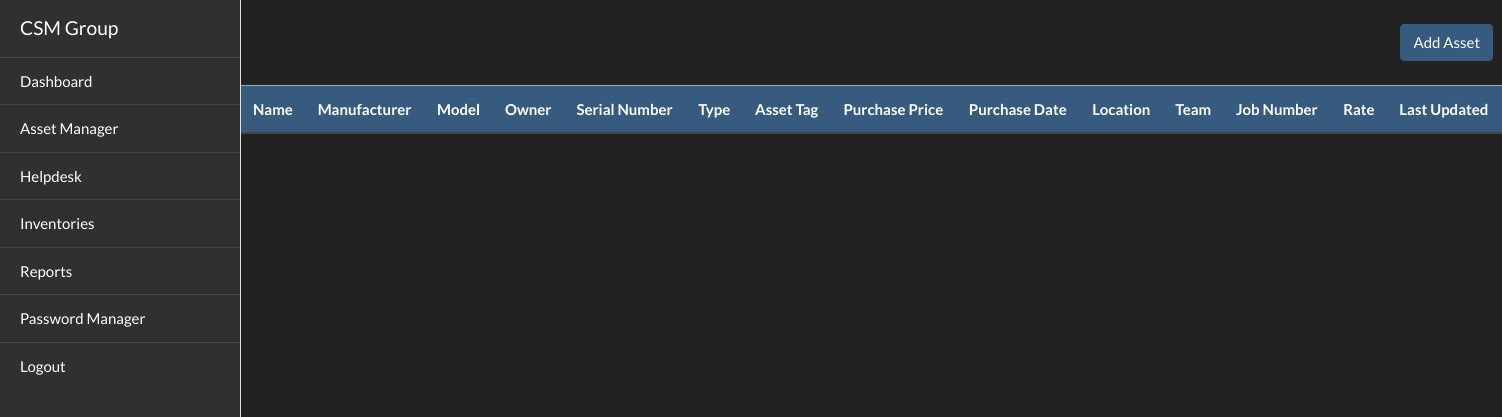
Page /src/index.php/assetmanager on the earlier database version.
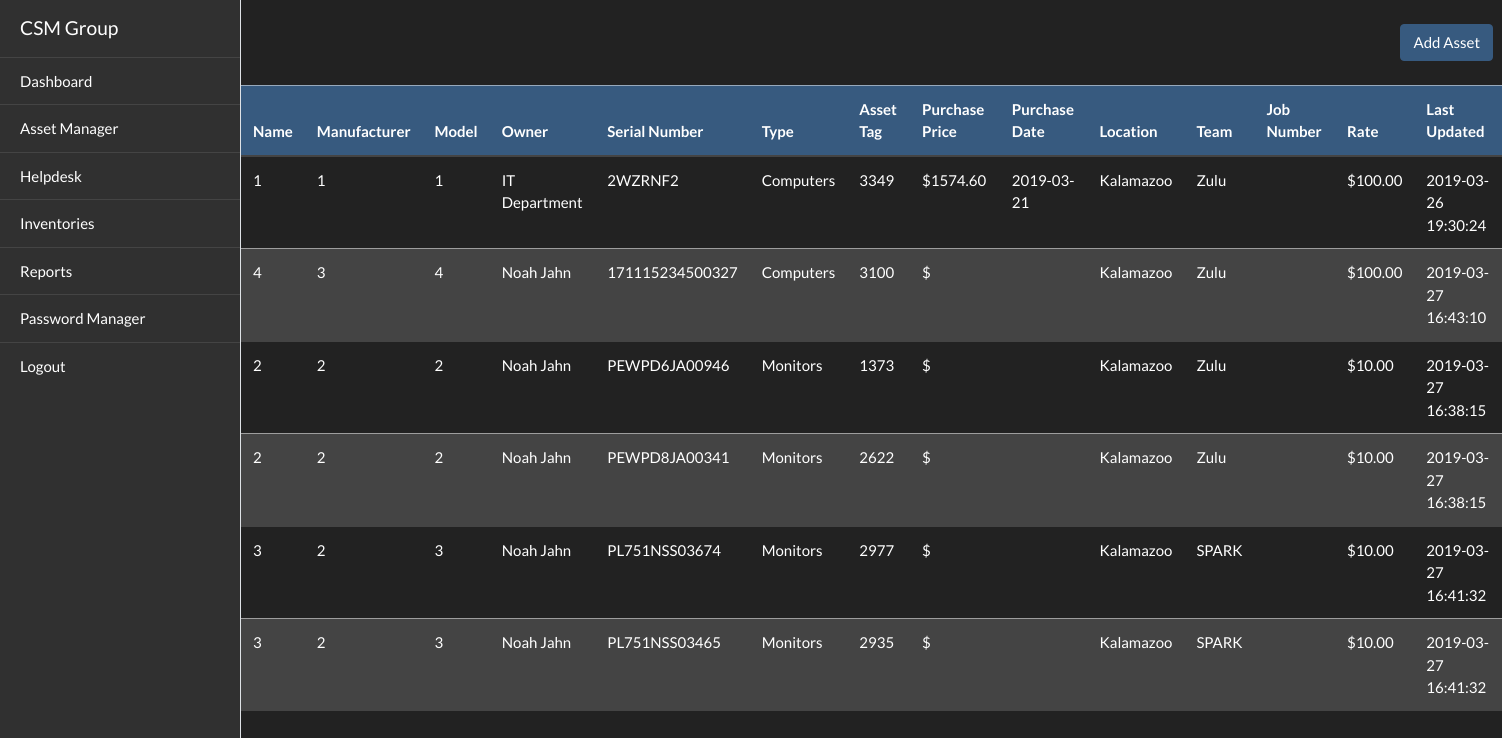
Same page on the later database version.
### tables this page shows
CREATE TABLE `assets` (
  `id` int(11) NOT NULL,
  `name` varchar(128) NOT NULL,
  `manufacturer` int(11) NOT NULL,
  `model` int(11) NOT NULL,
  `owner` varchar(128) NOT NULL,
  `serial_number` varchar(128) NOT NULL,
  `type` int(11) NOT NULL,
  `asset_tag` int(11) NOT NULL,
  `purchase_price` decimal(13,2) DEFAULT NULL,
  `purchase_date` date DEFAULT NULL,
  `location` varchar(128) NOT NULL,
  `team` int(11) NOT NULL,
  `job_number` int(11) DEFAULT NULL,
  `last_updated` datetime NOT NULL DEFAULT CURRENT_TIMESTAMP
);

CREATE TABLE `asset_types` (
  `id` int(11) NOT NULL,
  `name` varchar(128) NOT NULL,
  `rate` decimal(13,2) NOT NULL
);

CREATE TABLE `teams` (
  `id` int(11) NOT NULL,
  `name` varchar(128) NOT NULL
);

### src/application/controllers/AssetManager.php (called while the page is built, shortened)
<?php
class AssetManager extends CI_Controller {
	public function index() {
		$this->load->model('AssetManager_model');
		$data['assets'] = $this->AssetManager_model->get_assets();
        $this->load->view("private/asset_manager/index.php",$data);
	}
}

### src/index.php (called while the page is built, shortened)
<?php
require_once BASEPATH.'core/CodeIgniter.php';

### src/application/models/AssetManager_model.php (called while the page is built)
<?php
class AssetManager_model extends CI_Model {
        public function get_assets() {
            $this->db->select('assets.name as name, manufacturer, model, owner, serial_number, asset_types.name as type, asset_tag, purchase_price, purchase_date, location, teams.name as team, job_number, asset_types.rate as rate, last_updated');
            $this->db->from('assets');
            $this->db->join('asset_types', 'assets.type = asset_types.id');
            $this->db->join('teams', 'assets.team = teams.id');
            $query = $this->db->get();
            return $query;
        }
}
?>

### src/application/views/private/asset_manager/index.php (the view, shortened to what this page needs)
?><!DOCTYPE html>
<html lang="en">
    <?php $this->load->view('require/head'); ?>
    <body>
        <div class="d-flex" id="wrapper">
            <?php $this->load->view('require/navbar'); ?>
            <div id="page-content-wrapper">
                <div class="row">
                    <div class="col-md-10"></div>
                    <div class="col-md-2 text-right p-4">
                        <button type="button" class="btn btn-primary">Add Asset</button>
                    </div>
                </div>
                <table class="table table-hover" style="table-layout: auto;">
                    <thead>
                        <tr class="table-primary">
                            <th scope="col">Name</th>
                            <th scope="col">Manufacturer</th>
                            <th scope="col">Model</th>
                            <th scope="col">Owner</th>
                            <th scope="col">Serial Number</th>
                            <th scope="col">Type</th>
                            <th scope="col">Asset Tag</th>
                            <th scope="col">Purchase Price</th>
                            <th scope="col">Purchase Date</th>
                            <th scope="col">Location</th>
                            <th scope="col">Team</th>
                            <th scope="col">Job Number</th>
                            <th scope="col">Rate</th>
                            <th scope="col">Last Updated</th>
                        </tr>
                    </thead>
                    <tbody>
                        <?php
                        $assetCount = 0;
                        foreach($assets->result_array() as $asset) {
                            if ($assetCount % 2 == 0) {
                                echo '<tr>';
                            } else {
                                echo '<tr class="table-secondary">';
                            }
                            echo '<td>'.$asset['name'].'</td>';
                            echo '<td>'.$asset['manufacturer'].'</td>';
                            echo '<td>'.$asset['model'].'</td>';
                            echo '<td>'.$asset['owner'].'</td>';
                            echo '<td>'.$asset['serial_number'].'</td>';
                            echo '<td>'.$asset['type'].'</td>';
                            echo '<td>'.$asset['asset_tag'].'</td>';
                            echo '<td>'.'$'.$asset['purchase_price'].'</td>';
                            echo '<td>'.$asset['purchase_date'].'</td>';
                            echo '<td>'.$asset['location'].'</td>';
                            echo '<td>'.$asset['team'].'</td>';
                            echo '<td>'.$asset['job_number'].'</td>';
                            echo '<td>'.'$'.$asset['rate'].'</td>';
                            echo '<td>'.$asset['last_updated'].'</td>';
                            echo '</tr>';
                            $assetCount++;
                        }
                        ?>
                    </tbody>
                </table>
            </div>
        </div>
    </body>
</html>

### src/application/views/require/head.php (shortened to what this page needs)
<head>
    <link rel="stylesheet" href="<?php echo base_url(); ?>assets/css/bootstrap.css" />
    <link rel="stylesheet" href="<?php echo base_url(); ?>assets/css/styles.css" />
</head>

### src/application/views/require/navbar.php
<div class="bg-light border-right" id="sidebar-wrapper">
  <div class="sidebar-heading">CSM Group </div>
  <div class="list-group list-group-flush">
    <a href="#" class="list-group-item list-group-item-action bg-light">Dashboard</a>
    <a href="#" class="list-group-item list-group-item-action bg-light">Asset Manager</a>
    <a href="#" class="list-group-item list-group-item-action bg-light">Helpdesk</a>
    <a href="#" class="list-group-item list-group-item-action bg-light">Inventories</a>
    <a href="#" class="list-group-item list-group-item-action bg-light">Reports</a>
    <a href="#" class="list-group-item list-group-item-action bg-light">Password Manager</a>
    <a href="#" class="list-group-item list-group-item-action bg-light">Logout</a>
  </div>
</div>

### src/assets/css/styles.css (style rules this page uses)
body { overflow-x: hidden; }
#sidebar-wrapper { min-height: 100vh; margin-left: -15rem; -webkit-transition: margin .25s ease-out; -moz-transition: margin .25s ease-out; -o-transition: margin .25s ease-out; transition: margin .25s ease-out; }
#sidebar-wrapper .sidebar-heading { padding: 0.875rem 1.25rem; font-size: 1.2rem; }
#sidebar-wrapper .list-group { width: 15rem; }
#page-content-wrapper { min-width: 100vw; }
@media (min-width: 768px) { #sidebar-wrapper { margin-left: 0; } }
@media (min-width: 768px) { #page-content-wrapper { min-width: 0; width: 100%; } }

Differences in the rows shown:
now on this page (row edited): assets: name "1", manufacturer "1", model "1", owner "IT Department", serial_number "2WZRNF2", asset_types.name "Computers", asset_tag "3349", purchase_price "1574.60", purchase_date "2019-03-21", location "Kalamazoo", teams.name "Zulu", asset_types.rate "100.00", last_updated "2019-03-26 19:30:24"
added assets: name "4", manufacturer "3", model "4", owner "Noah Jahn", serial_number "171115234500327", asset_types.name "Computers", asset_tag "3100", location "Kalamazoo", teams.name "Zulu", asset_types.rate "100.00", last_updated "2019-03-27 16:43:10"
added assets: name "2", manufacturer "2", model "2", owner "Noah Jahn", serial_number "PEWPD6JA00946", asset_types.name "Monitors", asset_tag "1373", location "Kalamazoo", teams.name "Zulu", asset_types.rate "10.00", last_updated "2019-03-27 16:38:15"
added assets: name "2", manufacturer "2", model "2", owner "Noah Jahn", serial_number "PEWPD8JA00341", asset_types.name "Monitors", asset_tag "2622", location "Kalamazoo", teams.name "Zulu", asset_types.rate "10.00", last_updated "2019-03-27 16:38:15"
added assets: name "3", manufacturer "2", model "3", owner "Noah Jahn", serial_number "PL751NSS03674", asset_types.name "Monitors", asset_tag "2977", location "Kalamazoo", teams.name "SPARK", asset_types.rate "10.00", last_updated "2019-03-27 16:41:32"
added assets: name "3", manufacturer "2", model "3", owner "Noah Jahn", serial_number "PL751NSS03465", asset_types.name "Monitors", asset_tag "2935", location "Kalamazoo", teams.name "SPARK", asset_types.rate "10.00", last_updated "2019-03-27 16:41:32"
